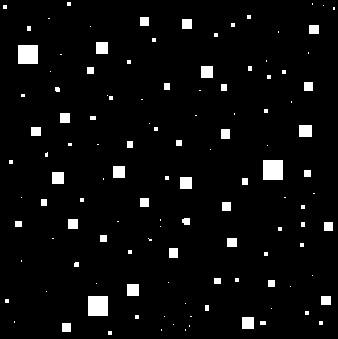
#> input picture Images-Expt-7/squares.tif, 338 x 339 px, found by its file name
$ jupyter execute --allow-errors IP_Expt_7_Morphology.ipynb
#> lines starting #> are read from the running program, lines starting #| are printed output that depends on the picture; after the words box and inside, x2 and y2 are one past the last pixel; in counts of white or black regions, pixels touching at a corner belong together
#*Experiment* No. 7 : Morphological Operations

- Name: Sachi Shah
- Batch: EC1

Aim : <br>
1.	Perform erosion on the given test image using a square structuring element of size 11x11,15x15, 45x45.<br>
2.	Perform dilation on the given test image with broken text characters using a suitable structuring element to show that the broken segments were joined.
3.  Oserve the effect of opening and closing on the given test images.
Analyze and compare the effect of structuring elements of different sizes on the test images.

Import Libraries

[cell 1]
import cv2
import numpy as np
import matplotlib.pyplot as plt

# Erosion : <br>
In the erosion operation, if for EVERY pixel that is true (1 / shaded) in the structuring element, the corresponding pixel in the image is also true (1/shaded), then the output pixel is set to true (1/shaded). Otherwise, the output pixel is set to false (0/unshaded).

# Erosion and Dilation for of Grey scale image <br>

#  Python code for performing erosion

[cell 2]
#Read the image for erosion squares.tif
img1 = cv2.imread('Image_for_erosion.png',0)

#> (a cell that did not finish here is left out)

[cell 4]
img2 = cv2.imread('squares.tif',0)
#> img2: shape (339, 338); 4.3% white; 120 white regions (73 under 20 px), largest, box (x1, y1, x2, y2) and area: (263, 160, 283, 180) 400, (88, 296, 108, 316) 400, (18, 45, 38, 64) 380
r,c = img2.shape
#> r = 339; c = 338
erode2 = np.zeros((r,c) , dtype = int)
for i in range(1,r-1):
    for j in range(1,c-1):
        temp = [img2[i-1,j-1] , img2[i-1,j] , img2[i-1,j+1] ,
                img2[i,j-1] , img2[i,j] , img2[i,j+1] ,
                 img2[i+1,j-1] , img2[i+1,j] , img2[i+1,j+1]]
        erode2[i,j] = min(temp)
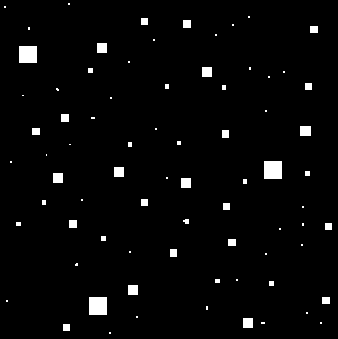
#> erode2: shape (339, 338) int64; 2.6% white; 76 white regions (38 under 20 px), largest, box (x1, y1, x2, y2) and area: (264, 161, 282, 179) 324, (89, 297, 107, 315) 324, (19, 46, 37, 63) 306

plt.figure(figsize = (10,10))

plt.subplot(121)
plt.imshow(img2,cmap='gray')
plt.title('Original Image')

plt.subplot(122)
plt.imshow(erode2,cmap='gray')
plt.title('Eroded Image')
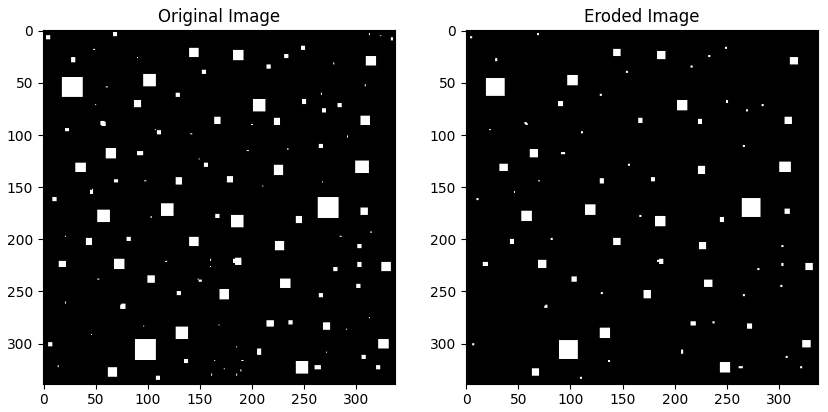
#> figure drawn by matplotlib, 2 panels
